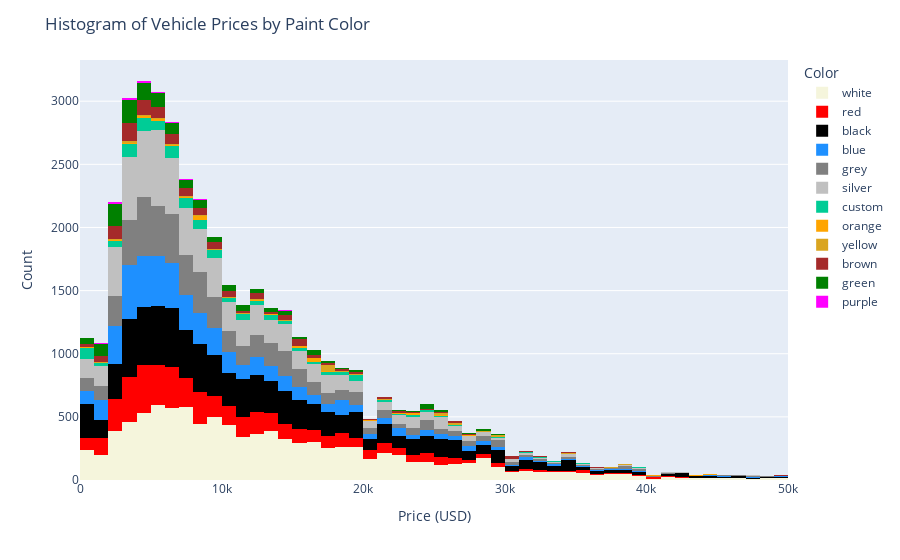

Source (notebook cell):
### Code cell
# Create histogram with plot.ly, set x to price and color to paint color, create discrete color map to match colors
fig = px.histogram(df, x='price', color = 'paint_color', nbins= 500,
                   color_discrete_map={"white":"beige", "red":"red", "black":"black", "blue":"dodgerblue", 
                                        "grey":"gray",'silver':'silver','orange':'orange',
                                        "yellow": "goldenrod","brown":"brown","green":"green","purple":"magenta"})

# Rename axis, title and legend
fig.update_layout(xaxis_title='Price (USD)', yaxis_title=('Count'), title= 'Histogram of Vehicle Prices by Paint Color',
                 legend_title = 'Color')
                  #, paper_bgcolor="powderblue")



# Set maximim axes to 50000
fig.update_xaxes(maxallowed=50000)

# Show figure
fig.show()

### Figure 1 — Plotly figure (JSON) as saved in the notebook; plotly's stock layout.template omitted (floating-point values rounded to 4 significant figures; data arrays with more than 128 entries replaced by an {"elided": "..."} marker saying what was removed)
{"data": [{"alignmentgroup": "True", "bingroup": "x", "hovertemplate": "paint_color=white<br>price=%{x}<br>count=%{y}<extra></extra>", "legendgroup": "white", "marker": {"color": "beige", "pattern": {"shape": ""}}, "name": "white", "nbinsx": 500, "offsetgroup": "white", "orientation": "v", "showlegend": true, "type": "histogram", "x": {"elided": "10029 int values"}, "xaxis": "x", "yaxis": "y"}, {"alignmentgroup": "True", "bingroup": "x", "hovertemplate": "paint_color=red<br>price=%{x}<br>count=%{y}<extra></extra>", "legendgroup": "red", "marker": {"color": "red", "pattern": {"shape": ""}}, "name": "red", "nbinsx": 500, "offsetgroup": "red", "orientation": "v", "showlegend": true, "type": "histogram", "x": {"elided": "4421 int values"}, "xaxis": "x", "yaxis": "y"}, {"alignmentgroup": "True", "bingroup": "x", "hovertemplate": "paint_color=black<br>price=%{x}<br>count=%{y}<extra></extra>", "legendgroup": "black", "marker": {"color": "black", "pattern": {"shape": ""}}, "name": "black", "nbinsx": 500, "offsetgroup": "black", "orientation": "v", "showlegend": true, "type": "histogram", "x": {"elided": "7692 int values"}, "xaxis": "x", "yaxis": "y"}, {"alignmentgroup": "True", "bingroup": "x", "hovertemplate": "paint_color=blue<br>price=%{x}<br>count=%{y}<extra></extra>", "legendgroup": "blue", "marker": {"color": "dodgerblue", "pattern": {"shape": ""}}, "name": "blue", "nbinsx": 500, "offsetgroup": "blue", "orientation": "v", "showlegend": true, "type": "histogram", "x": {"elided": "4475 int values"}, "xaxis": "x", "yaxis": "y"}, {"alignmentgroup": "True", "bingroup": "x", "hovertemplate": "paint_color=grey<br>price=%{x}<br>count=%{y}<extra></extra>", "legendgroup": "grey", "marker": {"color": "gray", "pattern": {"shape": ""}}, "name": "grey", "nbinsx": 500, "offsetgroup": "grey", "orientation": "v", "showlegend": true, "type": "histogram", "x": {"elided": "5037 int values"}, "xaxis": "x", "yaxis": "y"}, {"alignmentgroup": "True", "bingroup": "x", "hovertemplate": "paint_color=silver<br>price=%{x}<br>count=%{y}<extra></extra>", "legendgroup": "silver", "marker": {"color": "silver", "pattern": {"shape": ""}}, "name": "silver", "nbinsx": 500, "offsetgroup": "silver", "orientation": "v", "showlegend": true, "type": "histogram", "x": {"elided": "6244 int values"}, "xaxis": "x", "yaxis": "y"}, {"alignmentgroup": "True", "bingroup": "x", "hovertemplate": "paint_color=custom<br>price=%{x}<br>count=%{y}<extra></extra>", "legendgroup": "custom", "marker": {"color": "#00cc96", "pattern": {"shape": ""}}, "name": "custom", "nbinsx": 500, "offsetgroup": "custom", "orientation": "v", "showlegend": true, "type": "histogram", "x": {"elided": "1153 int values"}, "xaxis": "x", "yaxis": "y"}, {"alignmentgroup": "True", "bingroup": "x", "hovertemplate": "paint_color=orange<br>price=%{x}<br>count=%{y}<extra></extra>", "legendgroup": "orange", "marker": {"color": "orange", "pattern": {"shape": ""}}, "name": "orange", "nbinsx": 500, "offsetgroup": "orange", "orientation": "v", "showlegend": true, "type": "histogram", "x": {"elided": "231 int values"}, "xaxis": "x", "yaxis": "y"}, {"alignmentgroup": "True", "bingroup": "x", "hovertemplate": "paint_color=yellow<br>price=%{x}<br>count=%{y}<extra></extra>", "legendgroup": "yellow", "marker": {"color": "goldenrod", "pattern": {"shape": ""}}, "name": "yellow", "nbinsx": 500, "offsetgroup": "yellow", "orientation": "v", "showlegend": true, "type": "histogram", "x": {"elided": "255 int values"}, "xaxis": "x", "yaxis": "y"}, {"alignmentgroup": "True", "bingroup": "x", "hovertemplate": "paint_color=brown<br>price=%{x}<br>count=%{y}<extra></extra>", "legendgroup": "brown", "marker": {"color": "brown", "pattern": {"shape": ""}}, "name": "brown", "nbinsx": 500, "offsetgroup": "brown", "orientation": "v", "showlegend": true, "type": "histogram", "x": {"elided": "1223 int values"}, "xaxis": "x", "yaxis": "y"}, {"alignmentgroup": "True", "bingroup": "x", "hovertemplate": "paint_color=green<br>price=%{x}<br>count=%{y}<extra></extra>", "legendgroup": "green", "marker": {"color": "green", "pattern": {"shape": ""}}, "name": "green", "nbinsx": 500, "offsetgroup": "green", "orientation": "v", "showlegend": true, "type": "histogram", "x": {"elided": "1396 int values"}, "xaxis": "x", "yaxis": "y"}, {"alignmentgroup": "True", "bingroup": "x", "hovertemplate": "paint_color=purple<br>price=%{x}<br>count=%{y}<extra></extra>", "legendgroup": "purple", "marker": {"color": "magenta", "pattern": {"shape": ""}}, "name": "purple", "nbinsx": 500, "offsetgroup": "purple", "orientation": "v", "showlegend": true, "type": "histogram", "x": [8995, 8995, 4950, 5000, 5800, 8500, 4999, 12701, 6595, 2000, 1250, 1800, 2900, 13991, 16900, 4995, 4995, 3000, 3500, 2000, 6995, 10500, 10950, 1800, 13200, 5495, 3000, 4000, 1000, 7800, 7995, 18995, 1995, 3000, 6300, 750, 8000, 2900, 4500, 18995, 5998, 5998, 28000, 4995, 9350, 1995, 8495, 4995, 4995, 1750, 4995, 3000, 1500, 2300, 7400, 4950, 3375, 3750, 8995, 4995, 19500, 5000, 14900, 7900, 14000, 9799, 8995, 2499, 2995, 6995, 10988, 6000, 17000, 13500, 8995, 2000, 6995, 4500, 6995, 2600, 4950, 4995, 2995, 3195, 5795, 5500, 3950, 500, 5600, 3650, 1500, 6999, 19995, 8500, 4500, 4995, 1499, 4900, 2000, 6000, 1500, 5300], "xaxis": "x", "yaxis": "y"}], "layout": {"autosize": true, "barmode": "relative", "legend": {"title": {"text": "Color"}, "tracegroupgap": 0}, "margin": {"t": 60}, "title": {"text": "Histogram of Vehicle Prices by Paint Color"}, "xaxis": {"anchor": "y", "autorange": true, "domain": [0, 1], "maxallowed": 50000, "range": [-0.5, 376000.0], "title": {"text": "Price (USD)"}, "type": "linear"}, "yaxis": {"anchor": "x", "autorange": true, "domain": [0, 1], "range": [0, 3326.0], "title": {"text": "Count"}}}}
